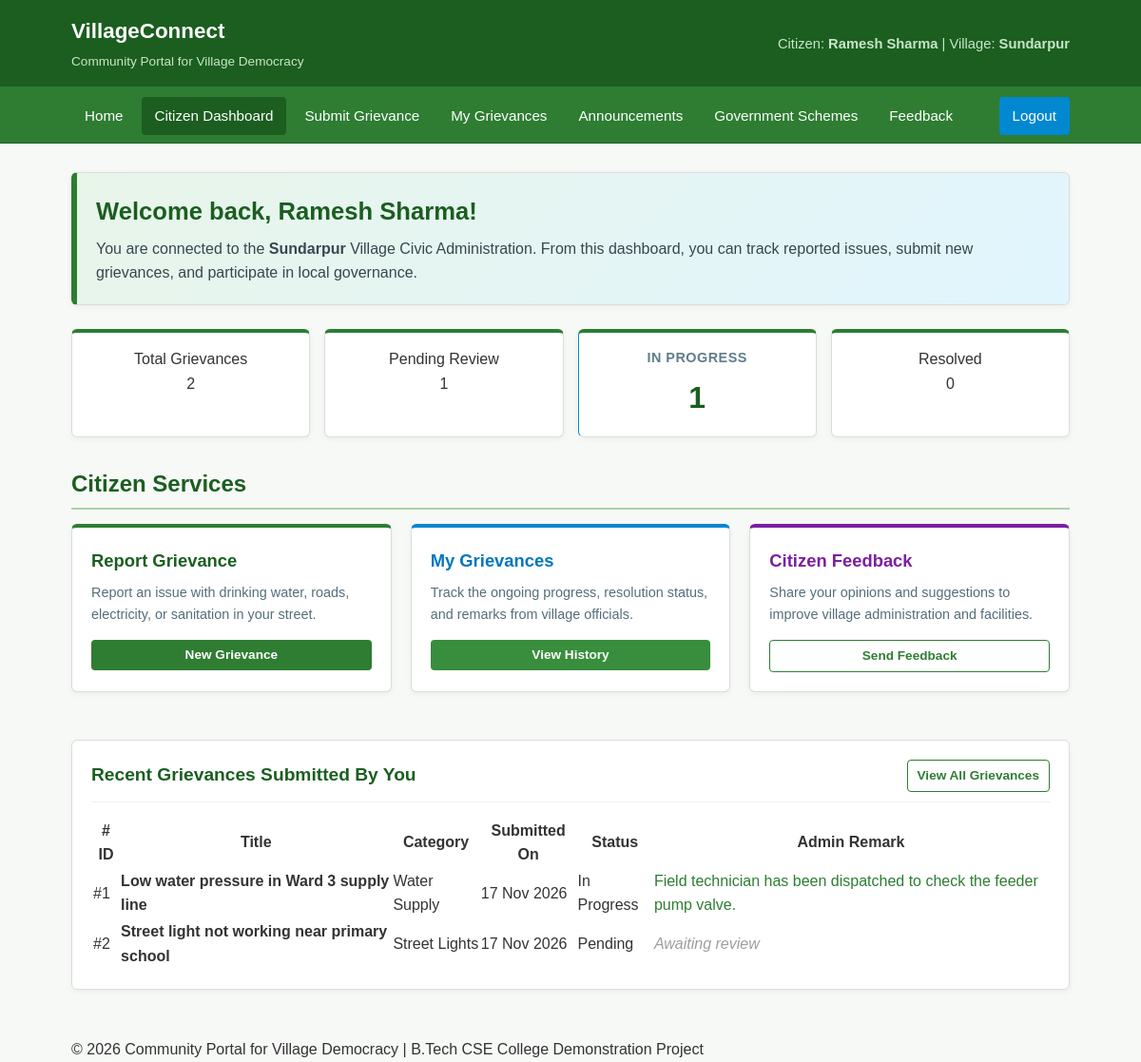
Page /citizen/dashboard.php (signed in) on the committed database.
### tables this page shows
CREATE TABLE IF NOT EXISTS `grievances` (
    `id` INT AUTO_INCREMENT PRIMARY KEY,
    `citizen_id` INT NOT NULL,
    `title` VARCHAR(200) NOT NULL,
    `category` VARCHAR(50) NOT NULL,
    `description` TEXT NOT NULL,
    `status` ENUM('Pending', 'In Progress', 'Resolved') DEFAULT 'Pending',
    `admin_remark` TEXT NULL,
    `created_at` TIMESTAMP DEFAULT CURRENT_TIMESTAMP,
    `updated_at` TIMESTAMP DEFAULT CURRENT_TIMESTAMP ON UPDATE CURRENT_TIMESTAMP,
    FOREIGN KEY (`citizen_id`) REFERENCES `citizens`(`id`) ON DELETE CASCADE
);

### citizen/dashboard.php (the view, shortened to what this page needs)
<?php
require_once "../config/db.php";
$citizen_id = $_SESSION['citizen_id'];
$citizen_name = $_SESSION['citizen_name'] ?? 'Citizen';
$village_name = $_SESSION['citizen_village'] ?? 'Village';
$stats = [
    'total'       => 0,
    'pending'     => 0,
    'in_progress' => 0,
    'resolved'    => 0
];
$stat_sql = "SELECT status, COUNT(*) as count FROM grievances WHERE citizen_id = ? GROUP BY status";
$stmt = mysqli_prepare($conn, $stat_sql);
mysqli_stmt_bind_param($stmt, "i", $citizen_id);
mysqli_stmt_execute($stmt);
$res = mysqli_stmt_get_result($stmt);
while ($row = mysqli_fetch_assoc($res)) {
    $stats['total'] += $row['count'];
    if ($row['status'] === 'Pending') {
        $stats['pending'] = $row['count'];
    } elseif ($row['status'] === 'In Progress') {
        $stats['in_progress'] = $row['count'];
    } elseif ($row['status'] === 'Resolved') {
        $stats['resolved'] = $row['count'];
    }
}
$recent_sql = "SELECT id, title, category, status, admin_remark, created_at
               FROM grievances
               WHERE citizen_id = ?
               ORDER BY created_at DESC
               LIMIT 5";
$recent_stmt = mysqli_prepare($conn, $recent_sql);
mysqli_stmt_bind_param($recent_stmt, "i", $citizen_id);
mysqli_stmt_execute($recent_stmt);
$recent_grievances = mysqli_stmt_get_result($recent_stmt);
?>
<!DOCTYPE html>
<html lang="en">
<head>
    <link rel="stylesheet" href="../assets/css/style.css">
</head>
<body>
    <header class="top-header">
        <div class="container header-content">
            <div>
                <a href="../index.php" class="brand-title">
                    VillageConnect
                </a>
                <span class="brand-subtitle">Community Portal for Village Democracy</span>
            </div>
            <div>
                <span style="color: #c8e6c9; font-size: 0.92rem;">
                    Citizen: <strong><?php echo htmlspecialchars($citizen_name); ?></strong> | Village: <strong><?php echo htmlspecialchars($village_name); ?></strong>
                </span>
            </div>
        </div>
    </header>
    <nav class="navbar">
        <div class="container">
            <ul class="nav-links">
                <li><a href="../index.php">Home</a></li>
                <li><a href="dashboard.php" class="active">Citizen Dashboard</a></li>
                <li><a href="submit_grievance.php">Submit Grievance</a></li>
                <li><a href="my_grievances.php">My Grievances</a></li>
                <li><a href="../announcements.php">Announcements</a></li>
                <li><a href="../schemes.php">Government Schemes</a></li>
                <li><a href="feedback.php">Feedback</a></li>
                <li class="nav-right"><a href="../logout.php" class="nav-highlight">Logout</a></li>
            </ul>
        </div>
    </nav>
    <main class="main-content">
        <div class="container">
            <div class="card" style="background: linear-gradient(135deg, #e8f5e9 0%, #e1f5fe 100%); border-left: 6px solid #2e7d32; margin-bottom: 25px;">
                <h1 style="color: #1b5e20; font-size: 1.6rem; margin-bottom: 6px;">
                    Welcome back, <?php echo htmlspecialchars($citizen_name); ?>!
                </h1>
                <p style="color: #37474f; margin-bottom: 0;">
                    You are connected to the <strong><?php echo htmlspecialchars($village_name); ?></strong> Village Civic Administration.
                    From this dashboard, you can track reported issues, submit new grievances, and participate in local governance.
                </p>
            </div>
            <div class="grid-4" style="margin-bottom: 30px;">
                <div class="stat-card">
                    <div class="stat-label">Total Grievances</div>
                    <div class="stat-value"><?php echo $stats['total']; ?></div>
                </div>
                <div class="stat-card orange">
                    <div class="stat-label">Pending Review</div>
                    <div class="stat-value"><?php echo $stats['pending']; ?></div>
                </div>
                <div class="stat-card blue">
                    <div class="stat-label">In Progress</div>
                    <div class="stat-value"><?php echo $stats['in_progress']; ?></div>
                </div>
                <div class="stat-card">
                    <div class="stat-label">Resolved</div>
                    <div class="stat-value"><?php echo $stats['resolved']; ?></div>
                </div>
            </div>
            <h2 class="section-title">Citizen Services</h2>
            <div class="grid-3" style="margin-bottom: 30px;">
                <div class="card" style="border-top: 4px solid #2e7d32;">
                    <h3 style="color: #1b5e20; font-size: 1.15rem; margin-bottom: 8px;">Report Grievance</h3>
                    <p style="color: #546e7a; font-size: 0.9rem; margin-bottom: 15px;">
                        Report an issue with drinking water, roads, electricity, or sanitation in your street.
                    </p>
                    <a href="submit_grievance.php" class="btn btn-primary btn-sm btn-block">New Grievance</a>
                </div>
                <div class="card" style="border-top: 4px solid #0288d1;">
                    <h3 style="color: #0277bd; font-size: 1.15rem; margin-bottom: 8px;">My Grievances</h3>
                    <p style="color: #546e7a; font-size: 0.9rem; margin-bottom: 15px;">
                        Track the ongoing progress, resolution status, and remarks from village officials.
                    </p>
                    <a href="my_grievances.php" class="btn btn-secondary btn-sm btn-block">View History</a>
                </div>
                <div class="card" style="border-top: 4px solid #7b1fa2;">
                    <h3 style="color: #7b1fa2; font-size: 1.15rem; margin-bottom: 8px;">Citizen Feedback</h3>
                    <p style="color: #546e7a; font-size: 0.9rem; margin-bottom: 15px;">
                        Share your opinions and suggestions to improve village administration and facilities.
                    </p>
                    <a href="feedback.php" class="btn btn-outline btn-sm btn-block">Send Feedback</a>
                </div>
            </div>
            <div class="card">
                <div class="card-header">
                    <h2 class="card-title">Recent Grievances Submitted By You</h2>
                    <a href="my_grievances.php" class="btn btn-outline btn-sm">View All Grievances</a>
                </div>
                <?php if ($recent_grievances && mysqli_num_rows($recent_grievances) > 0): ?>
                    <div class="table-responsive">
                        <table class="styled-table">
                            <thead>
                                <tr>
                                    <th># ID</th>
                                    <th>Title</th>
                                    <th>Category</th>
                                    <th>Submitted On</th>
                                    <th>Status</th>
                                    <th>Admin Remark</th>
                                </tr>
                            </thead>
                            <tbody>
                                <?php while ($g = mysqli_fetch_assoc($recent_grievances)): ?>
                                    <tr>
                                        <td>#<?php echo $g['id']; ?></td>
                                        <td><strong><?php echo htmlspecialchars($g['title']); ?></strong></td>
                                        <td><?php echo htmlspecialchars($g['category']); ?></td>
                                        <td><?php echo date("d M Y", strtotime($g['created_at'])); ?></td>
                                        <td>
                                            <?php
                                            $st = $g['status'];
                                            if ($st === 'Pending') {
                                                echo '<span class="badge badge-pending">Pending</span>';
                                            } elseif ($st === 'In Progress') {
                                                echo '<span class="badge badge-in-progress">In Progress</span>';
                                            } elseif ($st === 'Resolved') {
                                                echo '<span class="badge badge-resolved">Resolved</span>';
                                            } else {
                                                echo '<span class="badge">' . htmlspecialchars($st) . '</span>';
                                            }
                                            ?>
                                        </td>
                                        <td>
                                            <?php
                                            if (!empty($g['admin_remark'])) {
                                                echo '<span style="color: #2e7d32;">' . htmlspecialchars($g['admin_remark']) . '</span>';
                                            } else {
                                                echo '<span style="color: #9e9e9e; font-style: italic;">Awaiting review</span>';
                                            }
                                            ?>
                                        </td>
                                    </tr>
                                <?php endwhile; ?>
                            </tbody>
                        </table>
                    </div>
                <?php endif; ?>
            </div>
        </div>
    </main>
    <footer class="site-footer">
        <div class="container text-center">
            <div class="footer-bottom">
                <p>&copy; <?php echo date("Y"); ?> Community Portal for Village Democracy | B.Tech CSE College Demonstration Project</p>
            </div>
        </div>
    </footer>
</body>
</html>

### assets/css/style.css (style rules this page uses)
* { margin: 0; padding: 0; box-sizing: border-box; }
body { font-family: 'Segoe UI', Tahoma, Geneva, Verdana, sans-serif; background-color: #f4f8fa; color: #2c3e50; font-family: Arial, Helvetica, sans-serif; background-color: #f7f9f7; color: #333333; line-height: 1.6; display: flex; flex-direction: column; min-height: 100vh; }
.container { width: 90%; max-width: 1200px; max-width: 1100px; margin: 0 auto; padding: 0 15px; }
.top-header { background-color: #1b5e20; background-color: #1b5e20; color: #ffffff; padding: 14px 0; box-shadow: 0 2px 8px rgba(0, 0, 0, 0.12); padding: 15px 0; border-bottom: 3px solid #2e7d32; }
.header-content { display: flex; justify-content: space-between; align-items: center; flex-wrap: wrap; gap: 10px; }
.brand-title { font-size: 1.35rem; font-weight: 700; font-size: 1.4rem; font-weight: bold; color: #ffffff; text-decoration: none; display: flex; align-items: center; gap: 8px; }
.brand-subtitle { font-size: 0.8rem; font-weight: normal; font-size: 0.85rem; color: #c8e6c9; display: block; color: #c8e6c9; margin-top: 3px; }
.navbar { background-color: #2e7d32; border-bottom: 3px solid #81c784; background-color: #2e7d32; border-bottom: 1px solid #1b5e20; }
.nav-links { list-style: none; display: flex; flex-wrap: wrap; gap: 4px; padding: 6px 0; gap: 5px; padding: 8px 0; }
.nav-links li a { color: #ffffff; text-decoration: none; padding: 9px 14px; padding: 8px 14px; border-radius: 4px; font-size: 0.95rem; display: inline-block; font-size: 0.95rem; font-weight: 500; transition: background-color 0.2s ease, color 0.2s ease; }
.nav-links li a:hover, .nav-links li a.active { background-color: #1b5e20; color: #ffffff; }
.nav-links li a.nav-highlight { background-color: #0288d1; color: #ffffff; }
.nav-links li.nav-right { margin-left: auto; }
.btn { display: inline-block; padding: 10px 20px; padding: 9px 18px; font-size: 0.95rem; font-weight: 600; font-weight: bold; text-decoration: none; border-radius: 5px; border-radius: 4px; border: none; cursor: pointer; text-align: center; transition: background-color 0.2s, transform 0.1s; }
.btn-primary { background-color: #2e7d32; color: #ffffff; }
.btn-secondary { background-color: #0288d1; background-color: #388e3c; color: #ffffff; }
.btn-outline { background-color: transparent; border: 2px solid #2e7d32; background-color: #ffffff; border: 1px solid #2e7d32; color: #2e7d32; }
.btn-sm { padding: 5px 10px; font-size: 0.85rem; }
.btn-block { display: block; width: 100%; }
.main-content { flex: 1; padding: 35px 0; padding: 30px 0; }
.section-title { font-size: 1.7rem; font-size: 1.5rem; color: #1b5e20; margin-bottom: 20px; padding-bottom: 8px; margin-bottom: 15px; padding-bottom: 5px; border-bottom: 2px solid #a5d6a7; position: relative; }
.grid-3 { display: grid; grid-template-columns: repeat(auto-fit, minmax(280px, 1fr)); grid-template-columns: repeat(auto-fit, minmax(260px, 1fr)); gap: 20px; }
.grid-4 { display: grid; grid-template-columns: repeat(auto-fit, minmax(200px, 1fr)); gap: 18px; gap: 15px; }
.card { background-color: #ffffff; border-radius: 8px; border: 1px solid #e0e0e0; box-shadow: 0 2px 6px rgba(0, 0, 0, 0.05); padding: 22px; margin-bottom: 22px; transition: transform 0.2s ease, box-shadow 0.2s ease; border: 1px solid #dcdcdc; border-radius: 6px; padding: 20px; margin-bottom: 20px; }
.card-header { border-bottom: 1px solid #f0f0f0; padding-bottom: 12px; margin-bottom: 14px; border-bottom: 1px solid #eeeeee; padding-bottom: 10px; margin-bottom: 15px; display: flex; justify-content: space-between; align-items: center; }
.card-title { font-size: 1.25rem; font-size: 1.2rem; color: #1b5e20; font-weight: 600; font-weight: bold; }
.stat-card { background: #ffffff; border-radius: 8px; padding: 18px 20px; border-left: 5px solid #2e7d32; box-shadow: 0 2px 6px rgba(0, 0, 0, 0.05); background-color: #ffffff; border: 1px solid #dcdcdc; border-top: 4px solid #2e7d32; border-radius: 6px; padding: 15px 20px; text-align: center; }

### rows in the picture
grievances: id "1", title "Low water pressure in Ward 3 supply line", category "Water Supply", created_at "17 Nov 2026", status "In Progress", admin_remark "Field technician has been dispatched to check the feeder pump valve."
grievances: id "2", title "Street light not working near primary school", category "Street Lights", created_at "17 Nov 2026", status "Pending", shows "Awaiting review"

### other values in the picture
$citizen_name "Ramesh Sharma"
$village_name "Sundarpur"
$stats['total'] "2"
$stats['pending'] "1"
$stats['in_progress'] "1"
$stats['resolved'] "0"
